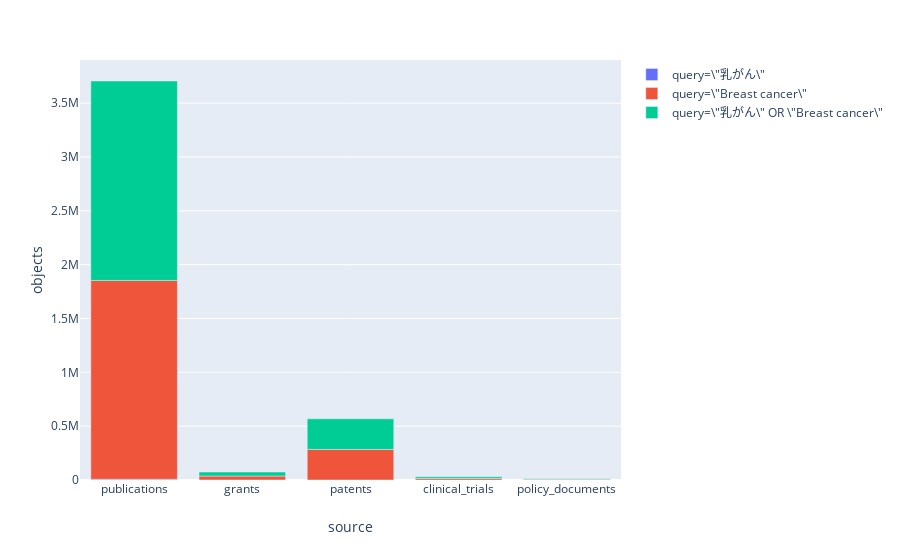

Write notebook code for a chart like this one.
### Code cell
px.bar(df, x="source", y="objects", color="query")

### Figure 1 — Plotly figure (JSON) as saved in the notebook; plotly's stock layout.template omitted (floating-point values rounded to 4 significant figures)
{"data": [{"alignmentgroup": "True", "hoverlabel": {"namelength": 0}, "hovertemplate": "query=\\\"乳がん\\\"<br>source=%{x}<br>objects=%{y}", "legendgroup": "query=\\\"乳がん\\\"", "marker": {"color": "#636efa"}, "name": "query=\\\"乳がん\\\"", "offsetgroup": "query=\\\"乳がん\\\"", "orientation": "v", "showlegend": true, "textposition": "auto", "type": "bar", "uid": "30ccc6c7-5298-4b43-a762-f5ae637f2349", "visible": true, "x": ["publications", "grants", "patents", "clinical_trials", "policy_documents"], "xaxis": "x", "y": [7218, 461, 1, 0, 0], "yaxis": "y"}, {"alignmentgroup": "True", "hoverlabel": {"namelength": 0}, "hovertemplate": "query=\\\"Breast cancer\\\"<br>source=%{x}<br>objects=%{y}", "legendgroup": "query=\\\"Breast cancer\\\"", "marker": {"color": "#EF553B"}, "name": "query=\\\"Breast cancer\\\"", "offsetgroup": "query=\\\"Breast cancer\\\"", "orientation": "v", "showlegend": true, "textposition": "auto", "type": "bar", "uid": "2fb55075-989a-4d4c-bc83-bb16301845bf", "visible": true, "x": ["publications", "grants", "patents", "clinical_trials", "policy_documents"], "xaxis": "x", "y": [1846164, 36701, 284121, 14611, 6139], "yaxis": "y"}, {"alignmentgroup": "True", "hoverlabel": {"namelength": 0}, "hovertemplate": "query=\\\"乳がん\\\" OR \\\"Breast cancer\\\"<br>source=%{x}<br>objects=%{y}", "legendgroup": "query=\\\"乳がん\\\" OR \\\"Breast cancer\\\"", "marker": {"color": "#00cc96"}, "name": "query=\\\"乳がん\\\" OR \\\"Breast cancer\\\"", "offsetgroup": "query=\\\"乳がん\\\" OR \\\"Breast cancer\\\"", "orientation": "v", "showlegend": true, "textposition": "auto", "type": "bar", "uid": "574dbbf9-a87c-43e1-bd53-acf0e1a7b68c", "visible": true, "x": ["publications", "grants", "patents", "clinical_trials", "policy_documents"], "xaxis": "x", "y": [1851918, 36707, 284122, 14611, 6139], "yaxis": "y"}], "layout": {"autosize": true, "barmode": "relative", "grid": {"xaxes": ["x"], "xgap": 0.1, "xside": "bottom", "yaxes": ["y"], "ygap": 0.1, "yside": "left"}, "legend": {"tracegroupgap": 0}, "margin": {"t": 60}, "xaxis": {"autorange": true, "range": [-0.5, 4.5], "title": {"text": "source"}, "type": "category"}, "yaxis": {"autorange": true, "range": [0, 3900000.0], "title": {"text": "objects"}, "type": "linear"}}}
